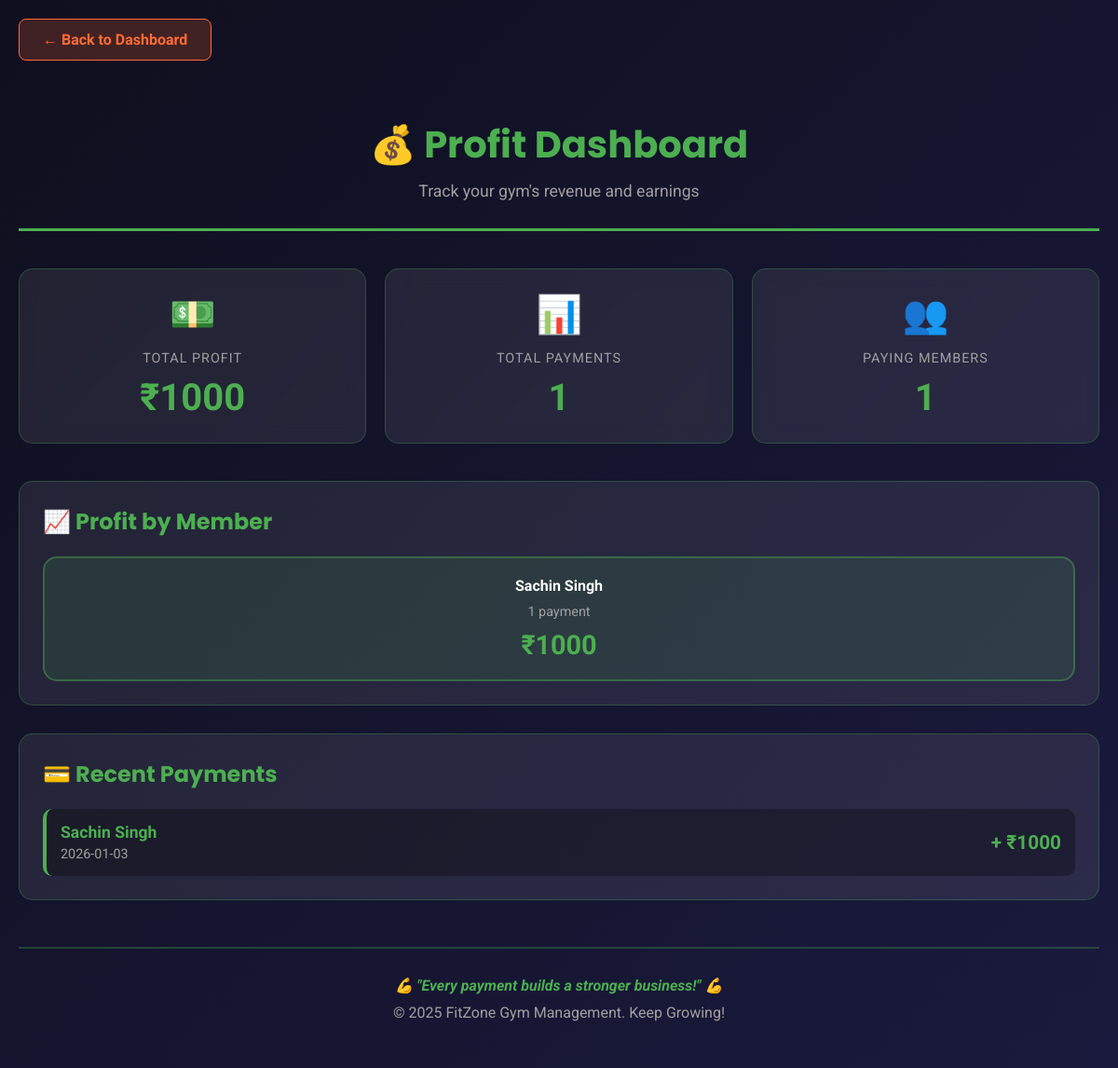
/profits (signed in), run on the app's committed database.
### tables this page shows
CREATE TABLE members (
            id INTEGER PRIMARY KEY AUTOINCREMENT,
            gym_owner_id INTEGER NOT NULL,
            name TEXT,
            phone TEXT,
            email TEXT,
            join_date TEXT,
            start_weight REAL,
            status TEXT DEFAULT 'active',
            goal_type TEXT DEFAULT 'weight_loss',
            target_weight REAL,
            goal_deadline TEXT,
            FOREIGN KEY(gym_owner_id) REFERENCES gym_owners(id),
            UNIQUE(gym_owner_id, name)
        );

CREATE TABLE profits (
            id INTEGER PRIMARY KEY AUTOINCREMENT,
            gym_owner_id INTEGER NOT NULL,
            member_id INTEGER,
            amount REAL,
            payment_date TEXT,
            fee_id INTEGER,
            FOREIGN KEY(gym_owner_id) REFERENCES gym_owners(id),
            UNIQUE(gym_owner_id, fee_id)
        );

### app.py (the view)
@app.route("/profits")
@login_required
def profits_dashboard():
    gym_owner_id = session.get('gym_owner_id')
    with get_db() as db:
        total_profit = db.execute(
            "SELECT COALESCE(SUM(amount), 0) FROM profits WHERE gym_owner_id=?",
            (gym_owner_id,)
        ).fetchone()[0]
        profit_entries = db.execute("""
            SELECT m.name, p.amount, p.payment_date
            FROM profits p JOIN members m ON p.member_id=m.id
            WHERE p.gym_owner_id=?
            ORDER BY p.payment_date DESC
        """, (gym_owner_id,)).fetchall()
        profit_by_member = db.execute("""
            SELECT m.name, COUNT(*) as payments, SUM(p.amount) as total_amount
            FROM profits p JOIN members m ON p.member_id=m.id
            WHERE p.gym_owner_id=?
            GROUP BY p.member_id
            ORDER BY total_amount DESC
        """, (gym_owner_id,)).fetchall()
    return render_template(
        "profits.html",
        total_profit=total_profit,
        profit_entries=profit_entries,
        profit_by_member=profit_by_member
    )

### app.py (called while the page is built)
def login_required(f):
    @wraps(f)
    def decorated_function(*args, **kwargs):
        if 'gym_owner_id' not in session:
            flash("Please login to access this page", "warning")
            return redirect("/login")
        return f(*args, **kwargs)
    return decorated_function

def get_db():
    conn = sqlite3.connect(DB_NAME)
    conn.row_factory = sqlite3.Row
    return conn

### templates/profits.html (shortened to what this page needs)
<!DOCTYPE html>
<html lang="en">
<head>
</head>
<body>
    <div class="container">
        <a href="/" class="back-link">← Back to Dashboard</a>
        <header>
            <h1>💰 Profit Dashboard</h1>
            <p class="subtitle">Track your gym's revenue and earnings</p>
        </header>
        <div class="stats-grid">
            <div class="stat-card">
                <div class="stat-icon">💵</div>
                <div class="stat-label">Total Profit</div>
                <div class="stat-value">₹{{ total_profit|int }}</div>
            </div>
            <div class="stat-card">
                <div class="stat-icon">📊</div>
                <div class="stat-label">Total Payments</div>
                <div class="stat-value">{{ profit_entries|length }}</div>
            </div>
            <div class="stat-card">
                <div class="stat-icon">👥</div>
                <div class="stat-label">Paying Members</div>
                <div class="stat-value">{{ profit_by_member|length }}</div>
            </div>
        </div>
        {% if profit_by_member %}
        <div class="section">
            <h2>📈 Profit by Member</h2>
            <div class="profit-grid">
                {% for member in profit_by_member %}
                <div class="profit-card">
                    <div class="member-name">{{ member[0] }}</div>
                    <div class="payment-count">{{ member[1] }} payment{{ 's' if member[1] != 1 else '' }}</div>
                    <div class="total-amount">₹{{ member[2]|int }}</div>
                </div>
                {% endfor %}
            </div>
        </div>
        {% endif %}
        <div class="section">
            <h2>💳 Recent Payments</h2>
            {% if profit_entries %}
            <div class="profit-list">
                {% for payment in profit_entries %}
                <div class="profit-item">
                    <div class="profit-info">
                        <span class="profit-member">{{ payment[0] }}</span>
                        <span class="profit-date">{{ payment[2] }}</span>
                    </div>
                    <span class="profit-amount">+ ₹{{ payment[1]|int }}</span>
                </div>
                {% endfor %}
            </div>
            {% else %}
            <div class="no-records">
                No payment records yet
            </div>
            {% endif %}
        </div>
        <footer>
            <p class="motivation">💪 "Every payment builds a stronger business!" 💪</p>
            <p>&copy; 2025 FitZone Gym Management. Keep Growing!</p>
        </footer>
    </div>
</body>
</html>

### templates/profits.html (style rules this page uses)
* { margin: 0; padding: 0; box-sizing: border-box; }
body { font-family: 'Roboto', sans-serif; background: linear-gradient(135deg, #0f0f1e 0%, #1a1a3e 100%); color: #fff; min-height: 100vh; padding: 20px; }
.container { max-width: 1200px; margin: 0 auto; }
.back-link { display: inline-block; margin-bottom: 30px; padding: 12px 25px; background: rgba(255, 107, 53, 0.2); border: 1px solid #ff6b35; color: #ff6b35; border-radius: 8px; text-decoration: none; transition: all 0.3s ease; font-weight: bold; }
header { text-align: center; margin-bottom: 40px; padding: 30px 0; border-bottom: 3px solid #4caf50; }
h1 { font-size: 2.5em; color: #4caf50; font-family: 'Poppins', sans-serif; margin-bottom: 10px; }
.subtitle { color: #a0a0a0; font-size: 1.1em; }
.stats-grid { display: grid; grid-template-columns: repeat(auto-fit, minmax(250px, 1fr)); gap: 20px; margin-bottom: 40px; }
.stat-card { background: rgba(255, 255, 255, 0.08); border: 1px solid rgba(76, 175, 80, 0.3); border-radius: 15px; padding: 25px; backdrop-filter: blur(10px); text-align: center; transition: all 0.4s ease; }
.stat-icon { font-size: 2.5em; margin-bottom: 15px; }
.stat-label { color: #a0a0a0; font-size: 0.9em; margin-bottom: 10px; text-transform: uppercase; letter-spacing: 1px; }
.stat-value { font-size: 2.5em; font-weight: bold; color: #4caf50; }
h2 { color: #4caf50; margin-bottom: 20px; font-family: 'Poppins', sans-serif; }
.section { background: rgba(255, 255, 255, 0.08); border: 1px solid rgba(76, 175, 80, 0.3); border-radius: 15px; padding: 25px; margin-bottom: 30px; }
.profit-list { display: flex; flex-direction: column; gap: 15px; }
.profit-item { background: rgba(0, 0, 0, 0.3); padding: 15px; border-radius: 10px; display: flex; justify-content: space-between; align-items: center; border-left: 4px solid #4caf50; transition: all 0.3s ease; }
.profit-info { display: flex; flex-direction: column; gap: 5px; }
.profit-member { font-weight: bold; color: #4caf50; font-size: 1.1em; }
.profit-date { color: #a0a0a0; font-size: 0.9em; }
.profit-amount { font-size: 1.3em; font-weight: bold; color: #4caf50; }
.profit-grid { display: grid; grid-template-columns: repeat(auto-fit, minmax(250px, 1fr)); gap: 20px; }
.profit-card { background: rgba(76, 175, 80, 0.15); border: 2px solid rgba(76, 175, 80, 0.4); border-radius: 15px; padding: 20px; text-align: center; transition: all 0.3s ease; }
.member-name { color: #fff; font-weight: bold; margin-bottom: 10px; }
.payment-count { color: #a0a0a0; font-size: 0.9em; margin-bottom: 10px; }
.total-amount { font-size: 1.8em; font-weight: bold; color: #4caf50; }
footer { text-align: center; margin-top: 50px; padding: 30px 0; color: #a0a0a0; border-top: 2px solid rgba(76, 175, 80, 0.3); }
.motivation { font-size: 1em; color: #4caf50; font-weight: bold; margin-bottom: 10px; font-style: italic; }

### data on the page
members: name "Sachin Singh", member "1", member "1000"
profits: name "Sachin Singh", payment_date "2026-01-03", amount "1000"

### other printed values
{{ total_profit|int }} "1000"
{{ profit_entries|length }} "1"
{{ profit_by_member|length }} "1"
